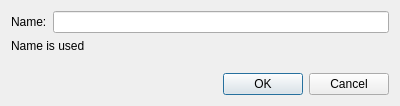
<?xml version="1.0" encoding="UTF-8"?>
<ui version="4.0">
 <class>TileShapePropertiesDialog</class>
 <widget class="QDialog" name="TileShapePropertiesDialog">
  <property name="geometry">
   <rect>
    <x>0</x>
    <y>0</y>
    <width>400</width>
    <height>106</height>
   </rect>
  </property>
  <property name="windowTitle">
   <string>Tile Shape Properties</string>
  </property>
  <layout class="QGridLayout" name="gridLayout">
   <item row="1" column="0" colspan="2">
    <widget class="QLabel" name="prompt">
     <property name="text">
      <string>Name is used</string>
     </property>
    </widget>
   </item>
   <item row="0" column="1">
    <widget class="QLineEdit" name="nameEdit"/>
   </item>
   <item row="0" column="0">
    <widget class="QLabel" name="label">
     <property name="text">
      <string>Name:</string>
     </property>
    </widget>
   </item>
   <item row="3" column="0" colspan="2">
    <widget class="QDialogButtonBox" name="buttonBox">
     <property name="orientation">
      <enum>Qt::Horizontal</enum>
     </property>
     <property name="standardButtons">
      <set>QDialogButtonBox::Cancel|QDialogButtonBox::Ok</set>
     </property>
    </widget>
   </item>
   <item row="2" column="0">
    <spacer name="verticalSpacer">
     <property name="orientation">
      <enum>Qt::Vertical</enum>
     </property>
     <property name="sizeHint" stdset="0">
      <size>
       <width>20</width>
       <height>40</height>
      </size>
     </property>
    </spacer>
   </item>
  </layout>
 </widget>
 <resources/>
 <connections>
  <connection>
   <sender>buttonBox</sender>
   <signal>accepted()</signal>
   <receiver>TileShapePropertiesDialog</receiver>
   <slot>accept()</slot>
   <hints>
    <hint type="sourcelabel">
     <x>248</x>
     <y>254</y>
    </hint>
    <hint type="destinationlabel">
     <x>157</x>
     <y>274</y>
    </hint>
   </hints>
  </connection>
  <connection>
   <sender>buttonBox</sender>
   <signal>rejected()</signal>
   <receiver>TileShapePropertiesDialog</receiver>
   <slot>reject()</slot>
   <hints>
    <hint type="sourcelabel">
     <x>316</x>
     <y>260</y>
    </hint>
    <hint type="destinationlabel">
     <x>286</x>
     <y>274</y>
    </hint>
   </hints>
  </connection>
 </connections>
</ui>
